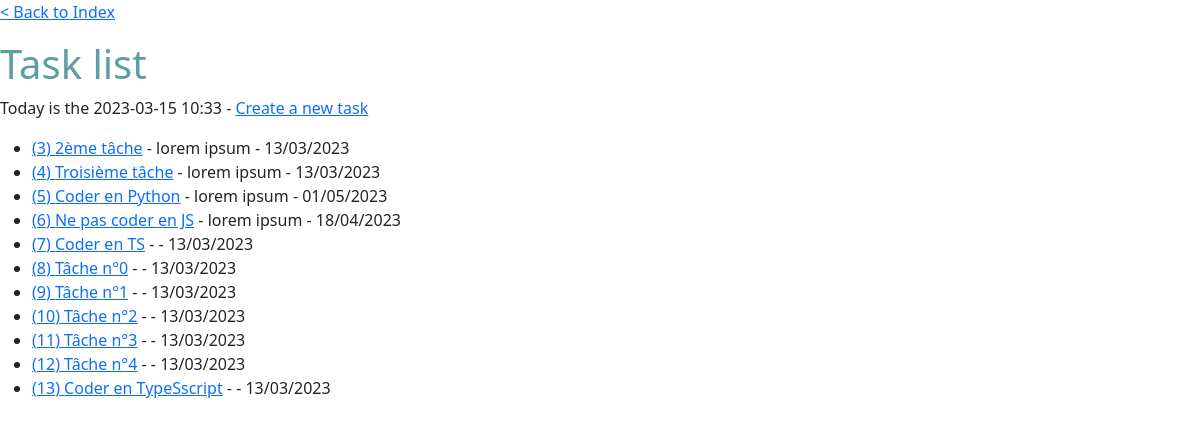
/todo/, run on an earlier commit of the app's database.
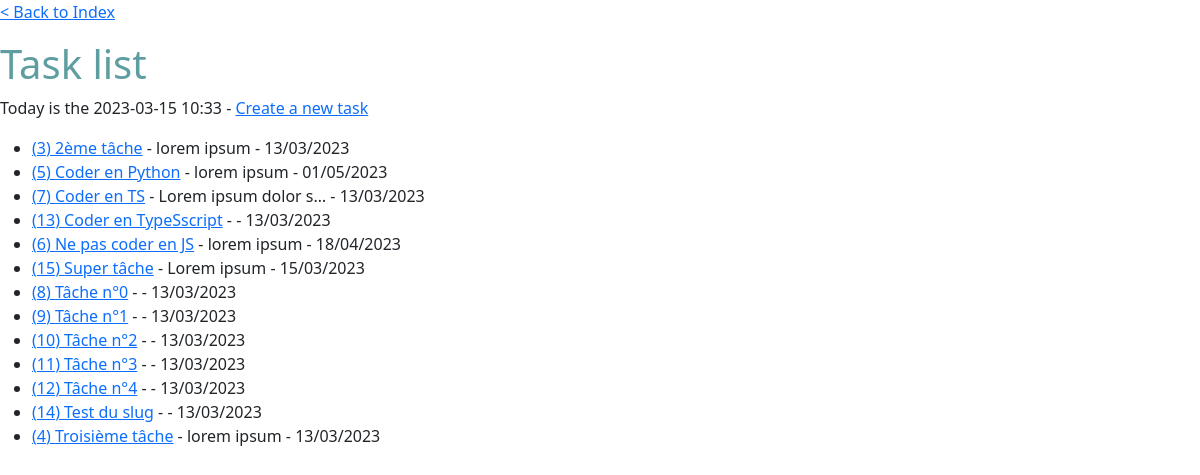
And on a later commit of the database.
### todo/models.py (models this page shows, shortened)
class Task(models.Model):
    category = models.ForeignKey(Category, on_delete=models.SET_NULL, null=True)
    tag = models.ManyToManyField(Tag)
    name = models.CharField(max_length=50, blank=False)
    description = models.TextField(blank=True)
    created_date = models.DateField(auto_now=True)
    due_date = models.DateField(default=date.today)
    closed = models.BooleanField(default=False)
    slug = models.SlugField(null=True)
    class Meta:
        ordering = ['slug']
        verbose_name = "Tâche"

### todo/views.py (the view)
# urls.py: path('', tasks_list, name="task-list"),
def tasks_list(request):
    task_list = Task.objects.all()
    tag_list = Tag.objects.all()
    context = {
        "task_list":task_list,
        "tag_list":tag_list
    }
    return render(request=request, template_name="todo/list.dj.html", context=context)

### todo/templates/todo/list.dj.html (shortened to what this page needs)
{% extends 'base.dj.html' %}
{% load static %}
{% block app-ressources %}
    <link rel="stylesheet" href="{% static 'todo/css/todo_style.css' %}">
{% endblock app-ressources %}
{% block content %}
    <p><a href="{% url 'index' %}">< Back to Index</a></p>
    <h1>Task list</h1>
    <p>Today is the {% now "Y-m-d H:i" %} - <a href="{% url 'task-create' %}">Create a new task</a></p>
    <ul>
        {% for t in task_list %}
            {% if t.name|length >= 7 %}
            <li><a href="{% url 'task-slug' t.slug %}">({{ t.id }}) {{ t.name }}</a> -
                    {{ t.description|truncatechars:20 }} - {{ t.due_date|date:'d/m/Y' }}</li>
            {% endif %}
        {% endfor %}
    </ul>
{% endblock content %}

What changed in the data, as far as the page shows it:
changed Task "Coder en TS": description (not shown) → "Lorem ipsum dolor s…"; moves up the list
changed Task "Coder en TypeSscript": moves up the list
added Task: id "15", name "Super tâche", description "Lorem ipsum", due_date "15/03/2023"
added Task: id "14", name "Test du slug", due_date "13/03/2023"
changed Task "Troisième tâche": moves down the list
